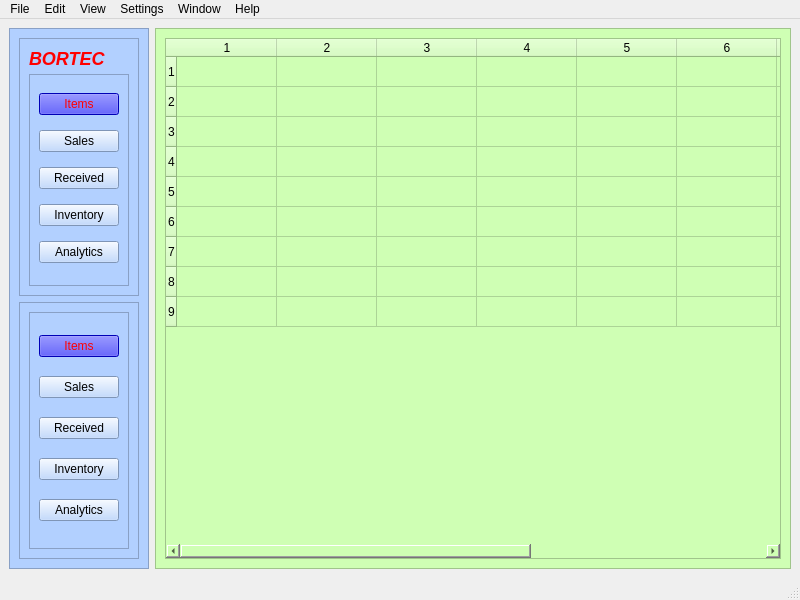
<?xml version="1.0" encoding="UTF-8"?>
<ui version="4.0">
 <class>MainWindow</class>
 <widget class="QMainWindow" name="MainWindow">
  <property name="geometry">
   <rect>
    <x>0</x>
    <y>0</y>
    <width>800</width>
    <height>600</height>
   </rect>
  </property>
  <property name="windowTitle">
   <string>MainWindow</string>
  </property>
  <widget class="QWidget" name="centralwidget">
   <property name="styleSheet">
    <string notr="true">QFrame.SidebarFrame {
border-top-left-radius: 10px;
border-top-right-radius: 10px;
border: 1px solid black;
background: qlineargradient(x1: 0, y1: 0, x2: 0, y2: 1,
stop: 0 #56a, stop: 0.1 #016);
}</string>
   </property>
   <layout class="QHBoxLayout" name="horizontalLayout">
    <item>
     <widget class="QFrame" name="frame">
      <property name="maximumSize">
       <size>
        <width>200</width>
        <height>16777215</height>
       </size>
      </property>
      <property name="styleSheet">
       <string notr="true">background:rgb(178, 208, 255)</string>
      </property>
      <property name="frameShape">
       <enum>QFrame::StyledPanel</enum>
      </property>
      <property name="frameShadow">
       <enum>QFrame::Raised</enum>
      </property>
      <layout class="QVBoxLayout" name="verticalLayout_4">
       <item>
        <widget class="QFrame" name="frame_3">
         <property name="frameShape">
          <enum>QFrame::StyledPanel</enum>
         </property>
         <property name="frameShadow">
          <enum>QFrame::Raised</enum>
         </property>
         <property name="class" stdset="0">
          <string/>
         </property>
         <layout class="QVBoxLayout" name="verticalLayout_2">
          <item>
           <widget class="QLabel" name="label">
            <property name="maximumSize">
             <size>
              <width>16777215</width>
              <height>20</height>
             </size>
            </property>
            <property name="text">
             <string>&lt;h2&gt;&lt;i&gt;&lt;b&gt;&lt;font color=red&gt;BORTEC&lt;/font&gt;&lt;/b&gt;&lt;/i&gt;&lt;/h2&gt;</string>
            </property>
            <property name="alignment">
             <set>Qt::AlignLeading|Qt::AlignLeft|Qt::AlignTop</set>
            </property>
           </widget>
          </item>
          <item>
           <widget class="QFrame" name="frame_4">
            <property name="styleSheet">
             <string notr="true">border-color:green;</string>
            </property>
            <property name="frameShape">
             <enum>QFrame::StyledPanel</enum>
            </property>
            <property name="frameShadow">
             <enum>QFrame::Raised</enum>
            </property>
            <layout class="QVBoxLayout" name="verticalLayout">
             <item>
              <widget class="QPushButton" name="pushButton">
               <property name="styleSheet">
                <string notr="true">color:red;
background-color:blue;</string>
               </property>
               <property name="text">
                <string>Items</string>
               </property>
              </widget>
             </item>
             <item>
              <widget class="QPushButton" name="pushButton_2">
               <property name="text">
                <string>Sales</string>
               </property>
              </widget>
             </item>
             <item>
              <widget class="QPushButton" name="pushButton_3">
               <property name="text">
                <string>Received</string>
               </property>
              </widget>
             </item>
             <item>
              <widget class="QPushButton" name="pushButton_4">
               <property name="text">
                <string>Inventory</string>
               </property>
              </widget>
             </item>
             <item>
              <widget class="QPushButton" name="pushButton_5">
               <property name="text">
                <string>Analytics</string>
               </property>
              </widget>
             </item>
            </layout>
           </widget>
          </item>
         </layout>
        </widget>
       </item>
       <item>
        <widget class="QFrame" name="frame_5">
         <property name="frameShape">
          <enum>QFrame::StyledPanel</enum>
         </property>
         <property name="frameShadow">
          <enum>QFrame::Raised</enum>
         </property>
         <layout class="QVBoxLayout" name="verticalLayout_6">
          <item>
           <widget class="QFrame" name="frame_6">
            <property name="styleSheet">
             <string notr="true">border-color:green;</string>
            </property>
            <property name="frameShape">
             <enum>QFrame::StyledPanel</enum>
            </property>
            <property name="frameShadow">
             <enum>QFrame::Raised</enum>
            </property>
            <layout class="QVBoxLayout" name="verticalLayout_5">
             <item>
              <widget class="QPushButton" name="pushButton_6">
               <property name="styleSheet">
                <string notr="true">color:red;
background-color:blue;</string>
               </property>
               <property name="text">
                <string>Items</string>
               </property>
              </widget>
             </item>
             <item>
              <widget class="QPushButton" name="pushButton_7">
               <property name="text">
                <string>Sales</string>
               </property>
              </widget>
             </item>
             <item>
              <widget class="QPushButton" name="pushButton_8">
               <property name="text">
                <string>Received</string>
               </property>
              </widget>
             </item>
             <item>
              <widget class="QPushButton" name="pushButton_9">
               <property name="text">
                <string>Inventory</string>
               </property>
              </widget>
             </item>
             <item>
              <widget class="QPushButton" name="pushButton_10">
               <property name="text">
                <string>Analytics</string>
               </property>
              </widget>
             </item>
            </layout>
           </widget>
          </item>
         </layout>
        </widget>
       </item>
      </layout>
     </widget>
    </item>
    <item>
     <widget class="QFrame" name="frame_2">
      <property name="styleSheet">
       <string notr="true">background-color:rgb(207, 255, 180)</string>
      </property>
      <property name="frameShape">
       <enum>QFrame::StyledPanel</enum>
      </property>
      <property name="frameShadow">
       <enum>QFrame::Raised</enum>
      </property>
      <layout class="QHBoxLayout" name="horizontalLayout_2">
       <item>
        <layout class="QVBoxLayout" name="verticalLayout_3">
         <item>
          <widget class="QTableWidget" name="tableWidget">
           <property name="rowCount">
            <number>9</number>
           </property>
           <property name="columnCount">
            <number>10</number>
           </property>
           <row/>
           <row/>
           <row/>
           <row/>
           <row/>
           <row/>
           <row/>
           <row/>
           <row/>
           <column/>
           <column/>
           <column/>
           <column/>
           <column/>
           <column/>
           <column/>
           <column/>
           <column/>
           <column/>
          </widget>
         </item>
        </layout>
       </item>
      </layout>
     </widget>
    </item>
   </layout>
  </widget>
  <widget class="QMenuBar" name="menubar">
   <property name="geometry">
    <rect>
     <x>0</x>
     <y>0</y>
     <width>800</width>
     <height>20</height>
    </rect>
   </property>
   <widget class="QMenu" name="menuFile">
    <property name="title">
     <string>File</string>
    </property>
   </widget>
   <widget class="QMenu" name="menuEdit">
    <property name="title">
     <string>Edit</string>
    </property>
   </widget>
   <widget class="QMenu" name="menuView">
    <property name="title">
     <string>View</string>
    </property>
   </widget>
   <widget class="QMenu" name="menuSettings">
    <property name="title">
     <string>Settings</string>
    </property>
   </widget>
   <widget class="QMenu" name="menuWindow">
    <property name="title">
     <string>Window</string>
    </property>
   </widget>
   <widget class="QMenu" name="menuHelp">
    <property name="title">
     <string>Help</string>
    </property>
   </widget>
   <addaction name="menuFile"/>
   <addaction name="menuEdit"/>
   <addaction name="menuView"/>
   <addaction name="menuSettings"/>
   <addaction name="menuWindow"/>
   <addaction name="menuHelp"/>
  </widget>
  <widget class="QStatusBar" name="statusbar"/>
 </widget>
 <resources/>
 <connections/>
</ui>
